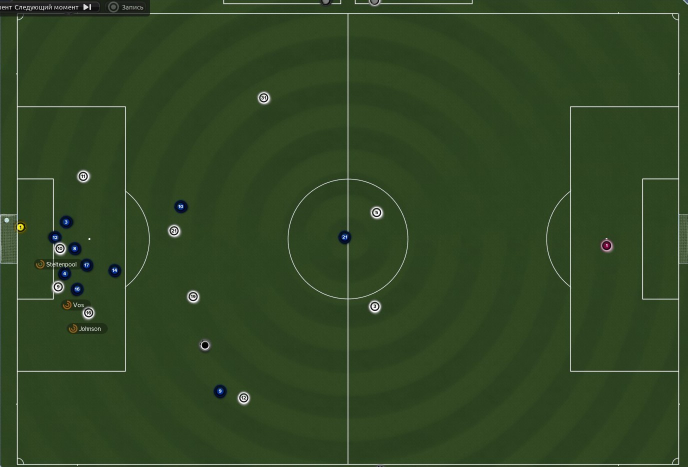
#> input picture detection.jpg, 1375 x 933 px, given in place of Vid3.mp4, which was not available (shown at 1/2 size)
$ python colour_detection_sh_ver.py
#> lines starting #> are read from the running program, lines starting #| are printed output that depends on the picture; after the words box and inside, x2 and y2 are one past the last pixel; in counts of white or black regions, pixels touching at a corner belong together; pictures that were not available may be replaced by others from this repository, and a replacement may not be noted
import cv2
import os
import imutils
import numpy as np
from scipy.spatial import Delaunay
from scipy.spatial import Voronoi, voronoi_plot_2d
# Python code for Multiple Color Detection
import pandas as pd


def draw_lines_between_players(img, team, colour, thickness):
	if np.shape(team)[0] > 1:
		for i in range(np.shape(team)[0]-1):
			for j in range(i, np.shape(team)[0]):
				cv2.line(img, (team[i][0], team[i][1]), (team[j][0], team[j][1]), colour, thickness)
	return


def draw_delaunay(img,team,colour,thickness):
	if np.shape(team)[0] > 2:
		lines = Delaunay(team)
		for count in range(len(lines.simplices)):
				point1 = tuple(team[lines.simplices[count][0]])
				point2 = tuple(team[lines.simplices[count][1]])
				point3 = tuple(team[lines.simplices[count][2]])
				cv2.line(img, point1, point2, colour, thickness)
				cv2.line(img, point1, point3, colour, thickness)
				cv2.line(img, point3, point2, colour, thickness)


def draw_voronoi(img, team1, team2, colour, thickness):
	if np.shape(team1)[0] > 2 and np.shape(team2)[0] > 2:
		for i in range(len(team1)):
				team2.append(team1[i])
		vor = Voronoi(white_team)
		i = 0
		#vertices
		while i < len(vor.vertices)-1:
			point1 = (int(vor.vertices[i][0]), int(vor.vertices[i][1]))
			point2 = (int(vor.vertices[i+1][0]), int(vor.vertices[i+1][1]))
			cv2.line(img, point1, point2, colour, thickness)
			i += 1
		i = 0
		while i < len(vor.vor.ridge_vertices)-1:
			point1 = (int(vor.vor.ridge_vertices[i][0]), int(vor.vor.ridge_vertices[i][1]))
			point2 = (int(vor.vor.ridge_vertices[i+1][0]), int(vor.vor.ridge_vertices[i+1][1]))
			cv2.line(img, point1, point2, colour, thickness)
			i+=1
		pass

def format_data(list,frame_number):
	x_list = []
	y_list = []
	frame_list = []
	for element in list:
		x_list.append(element[0])
		y_list.append(element[1])
		frame_list.append(frame_number)
	return x_list,y_list, frame_list


def plot_circle(mask, colour, colour_tuple, max_radius, frame, size):
	contours, hierarchy = cv2.findContours(mask, cv2.RETR_TREE, cv2.CHAIN_APPROX_SIMPLE)
	team = []
	for pic, contour in enumerate(contours):
		area = cv2.contourArea(contour)
		if 0 < area < 300:
			x, y, w, h = cv2.boundingRect(contour)
			((X, Y), radius) = cv2.minEnclosingCircle(contour)
			M = cv2.moments(contour)
			center = (int(M["m10"] / M["m00"]), int(M["m01"] / M["m00"]))
			if radius < max_radius:
				frame = cv2.circle(frame, (int(X), int(Y)), int(radius), colour_tuple, size)
				cv2.putText(frame, colour, (x, y), cv2.FONT_HERSHEY_SIMPLEX, 0.3, colour_tuple)
				team.append([x, y])
	return team

def plot_rectangle(mask, colour, colour_tuple, max_wh, frame):
	contours, hierarchy = cv2.findContours(mask, cv2.RETR_TREE, cv2.CHAIN_APPROX_SIMPLE)
	team = []
	for pic, contour in enumerate(contours):
		area = cv2.contourArea(contour)
		if area > 300:
			x, y, w, h = cv2.boundingRect(contour)
			if h >= 1.5 * w:
				if w > max_wh and h >= max_wh:
					imageFrame = cv2.rectangle(frame, (x, y), (x + w, y + h), colour_tuple, 2)
					team.append([x, y])
					cv2.putText(frame, colour, (x, y), cv2.FONT_HERSHEY_SIMPLEX, 0.3, colour_tuple)
	return team


def transform_list(list):
	x = []
	for i in range(0, len(list)):
		for element in list[i]:
			x.append(element)
	return x


# Set range for color and
# define mask
red_lower = np.array([136, 87, 111], np.uint8)
red_upper = np.array([180, 255, 255], np.uint8)

blue_lower = np.array([94, 80, 2], np.uint8)
blue_upper = np.array([120, 255, 255], np.uint8)

lower_white = np.array([0,0,200], np.uint8)
upper_white = np.array([145, 60, 255], np.uint8)

lower_yellow = np.array([22, 93, 0])
upper_yellow = np.array([45, 255, 255])


# Capturing video through webcam
webcam = cv2.VideoCapture(r"C:\Users\Shane\Downloads\Vid3.mp4")
a = webcam.get(cv2.CAP_PROP_FPS)
image, success = webcam.read()
#> success is the input picture: shape (933, 1375, 3); mean B, G, R 36.5, 70.8, 49.2

i = 0
x = []
y = []
frame = []
# Start a while loop
while i < 500:

	# Reading the video from the
	# webcam in image frames
	_, imageFrame = webcam.read()
	imageFrame = imutils.resize(imageFrame, width=800)
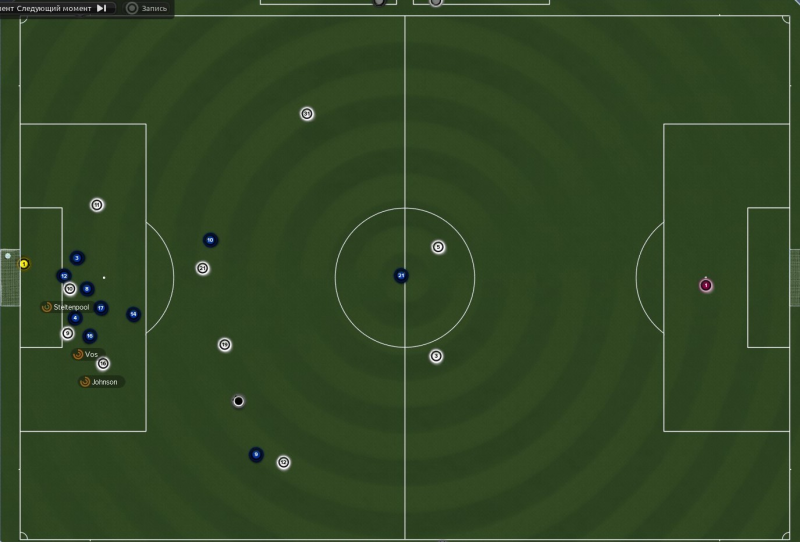
#> imageFrame: shape (542, 800, 3); mean B, G, R 36.4, 70.8, 49.2

	# Convert the imageFrame in
	# BGR(RGB color space) to
	# HSV(hue-saturation-value)
	# color space
	hsvFrame = cv2.cvtColor(imageFrame, cv2.COLOR_BGR2HSV)
#> hsvFrame: shape (542, 800, 3); mean H, S, V 49.1, 128, 70.9

	red_mask = cv2.inRange(hsvFrame, red_lower, red_upper)
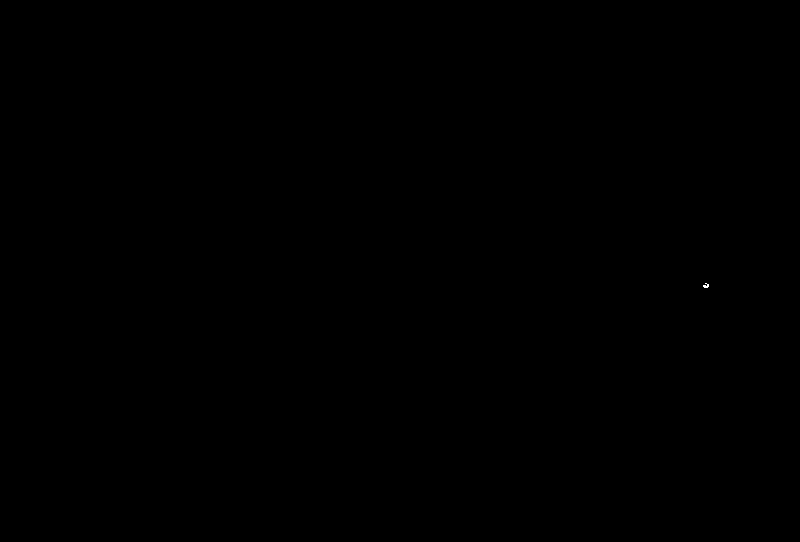
#> red_mask: shape (542, 800); 0% white in thin lines or dots, all inside (x1, y1, x2, y2) = (703, 283, 709, 288)
	blue_mask = cv2.inRange(hsvFrame, blue_lower, blue_upper)
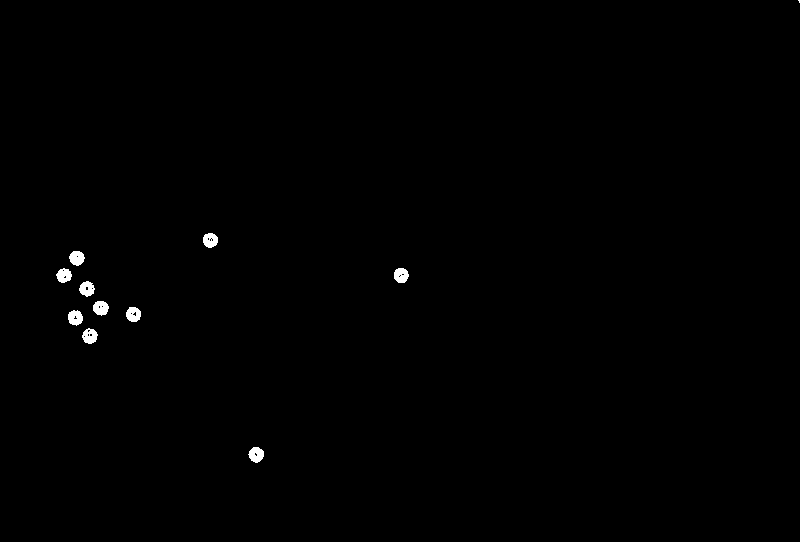
#> blue_mask: shape (542, 800); 0.41% white; 11 white regions (1 under 20 px), largest, box (x1, y1, x2, y2) and area: (248, 447, 264, 463) 183, (93, 301, 109, 316) 181, (69, 251, 85, 266) 178
	white_mask = cv2.inRange(hsvFrame, lower_white, upper_white)
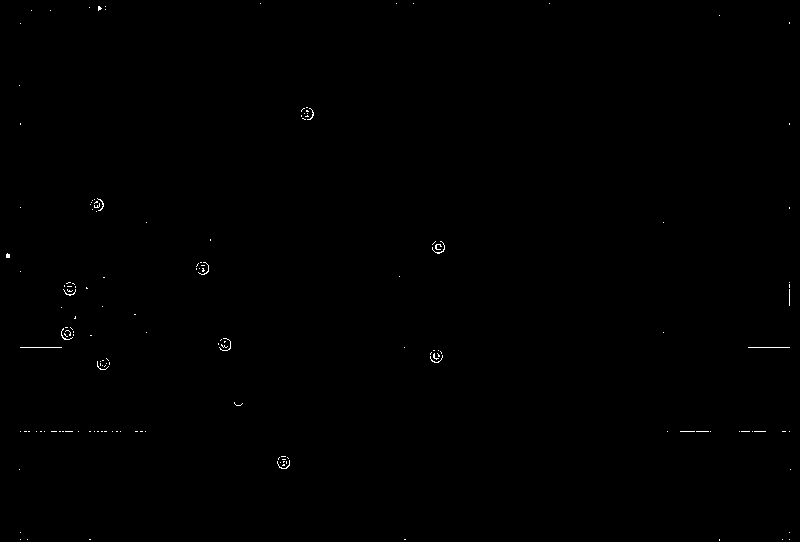
#> white_mask: shape (542, 800); 0.18% white in thin lines or dots


	# Morphological Transform, Dilation
	# for each color and bitwise_and operator
	# between imageFrame and mask determines
	# to detect only that particular color
	kernal = np.ones((5, 5), "uint8")

	# For red color
	red_mask = cv2.dilate(red_mask, kernal)
#> red_mask: shape (542, 800); 0.02% white; 1 white region, box (x1, y1, x2, y2) and area: (701, 281, 711, 290) 82
	res_red = cv2.bitwise_and(imageFrame, imageFrame, mask=red_mask)

	# For blue color
	blue_mask = cv2.dilate(blue_mask, kernal)
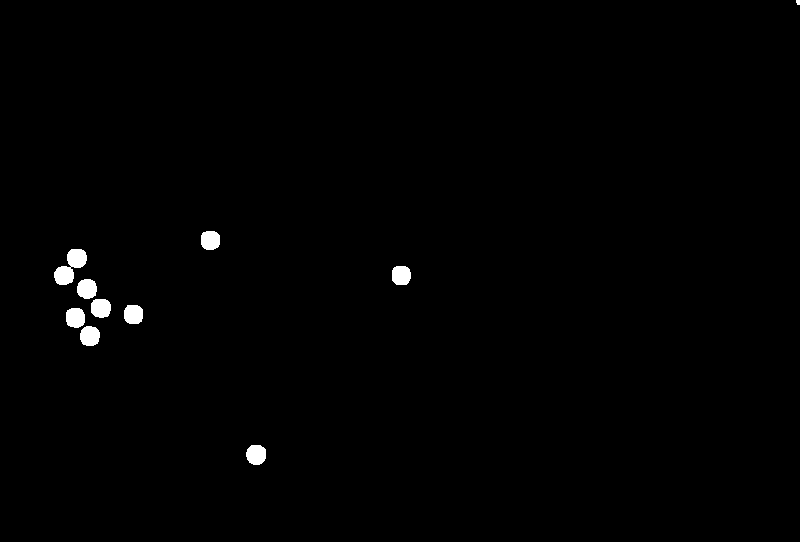
#> blue_mask: shape (542, 800); 0.75% white; 10 white regions (1 under 20 px)
	res_blue = cv2.bitwise_and(imageFrame, imageFrame, mask=blue_mask)

	red_team = plot_circle(red_mask, 'red', (0, 0, 255), 10, imageFrame, 2)
#> in plot_circle, `contours, hierarchy = cv2.findContours(mask, cv2.RETR_TREE, cv2.CHAIN_..`: contours = 1 contour; box (x1, y1, x2, y2) and area: (701, 281, 711, 290) 66
#> the loop in plot_circle, `for pic, contour in enumerate(contours):` made 1 pass
#> (pic, area, x, y, w, h, X, Y) on pass 1: (0, 66, 701, 281, 10, 9, 705.5, 285)
#> after the loop in plot_circle, `for pic, contour in enumerate(contours):`: frame: shape (542, 800, 3); mean B, G, R 36.4, 70.7, 49.3
#> after the loop in plot_circle, `for pic, contour in enumerate(contours):`: team = [[701, 281]]
#> red_team = [[701, 281]]
	white_team = plot_circle(blue_mask, 'blue', (255, 0, 0), 10, imageFrame, 2)
#> in plot_circle (call 2), `contours, hierarchy = cv2.findContours(mask, cv2.RETR_TREE, cv2.CHAIN_..`: contours = 10 contours, 1 with area under 20; largest, box (x1, y1, x2, y2) and area: (54, 249, 87, 285) 573, (246, 445, 266, 465) 302, (80, 326, 100, 346) 300, (77, 279, 97, 299) 296, (66, 308, 85, 328) 294
#> the loop in plot_circle (call 2), `for pic, contour in enumerate(contours):` made 10 passes
#> (area, x, y, w, h, X, Y, radius) on passes 3, 4, 5, 6, 7, 9: (294.5, 66, 308, 19, 20, 75, 317, 10.63), (288, 124, 305, 19, 19, 133.4, 313.5, 10.66), (294, 91, 299, 20, 19, 100.1, 307.9, 10.63), (296, 77, 279, 20, 20, 86.82, 288.5, 10.42), (287.5, 392, 266, 19, 19, 400.6, 275.1, 10.43), (285.5, 201, 231, 19, 19, 209.9, 239.6, 10.31)
#> area on passes 1, 2, 8: 301.5, 300, 573
#> after the loop in plot_circle (call 2), `for pic, contour in enumerate(contours):`: frame: shape (542, 800, 3); mean B, G, R 36.4, 70.7, 49.3
#> white_team = [[796, 0]]

	#ball_pos = plot_circle(white_mask, 'ball', (0, 255, 0), 2, imageFrame, 2)
	draw_delaunay(imageFrame, red_team, (0, 0, 255), 3)
	draw_delaunay(imageFrame, white_team, (0, 255, 0), 3)
	#draw_voronoi(imageFrame,red_team,white_team, (0, 255, 0), 3)
	x_h,y_h,frame_h = format_data(white_team, i)
#> the loop in format_data, `for element in list:` made 1 pass
#> after the loop in format_data, `for element in list:`: frame_list = [0]; x_list = [796]; y_list = [0]
#> x_h = [796]; y_h = [0]; frame_h = [0]
	x.append(x_h)
	y.append(y_h)
	frame.append(frame_h)
	i +=1

	cv2.imshow("Multiple Color Detection in Real-Time", imageFrame)
	if cv2.waitKey(1) & 0xFF == ord('q'):
#> (key q is pressed here)
		break
	success, image = webcam.read()
webcam.release()
cv2.destroyAllWindows()


x = transform_list(x)
#> the loop in transform_list, `for i in range(0, len(list)):` made 1 pass
#> after the loop in transform_list, `for i in range(0, len(list)):`: x = [796]
#> x = [796]
y = transform_list(y)
#> the loop in transform_list (call 2), `for i in range(0, len(list)):` made 1 pass
#> y = [0]
frame = transform_list(frame)
#> frame = [0]

df = pd.DataFrame({"x_coor":x, "y_coor":y, "frame":frame})
#> df = table of 1 rows and 3 columns
path_to_csv = r'C:\Users\Shane\Desktop\Year 3\Mathematical and Data Modelling\Phase C\LaurieOnTracking-master\file.csv'
df.to_csv(path_to_csv)
